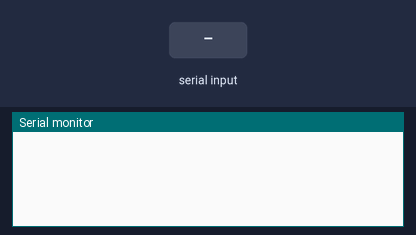
The sketch below on a simulated Arduino Uno, built with avr-gcc and run on an emulated ATmega328P. Shown: the last lines printed to the serial monitor. The test bench sets the inputs (shaded band).

Above: at 1.2 s.
1.3 s: "1" received over Serial
At 2.4 s:
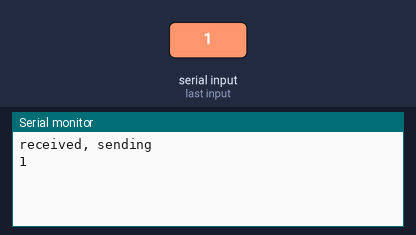
2.8 s: "0" received over Serial
At 3.6 s:
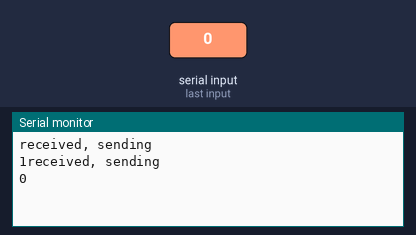

Measured:
- after the input at 1.3 s, the serial monitor: prints a new line at once (image 1)
- after the input at 2.8 s, the serial monitor: prints a new line at once (image 2)

The sketch:

basicCommunicationTester.ino
```cpp
#include <SoftwareSerial.h>

SoftwareSerial mySerial(A2,A3); // RX, TX
long lastRcv=0;
long elapsed=0;
void setup() {
  Serial.begin(9600);
  while (!Serial) {
    ; // wait for serial port to connect. Needed for native USB port only
  }
  mySerial.begin(9600);
}

void loop() {

  if (Serial.available()){
    char rcv=(char)Serial.read();
    Serial.println("received, sending");
    Serial.write((char)rcv);
    //mirror serial into virtual serial
    mySerial.write((char)rcv);
  }
  String stringRecieved="";
  if (mySerial.available()) {
    long starting=micros();
    char rcv=mySerial.read();
    //respond in the same serial
    //mySerial.write((char)rcv+1);
    elapsed=micros()-starting;
    stringRecieved+=((char)rcv);
    delay(1);
  }
  //respond in the same serial
  if(stringRecieved!=""){
    mySerial.write(0x37);
  }
}
```
